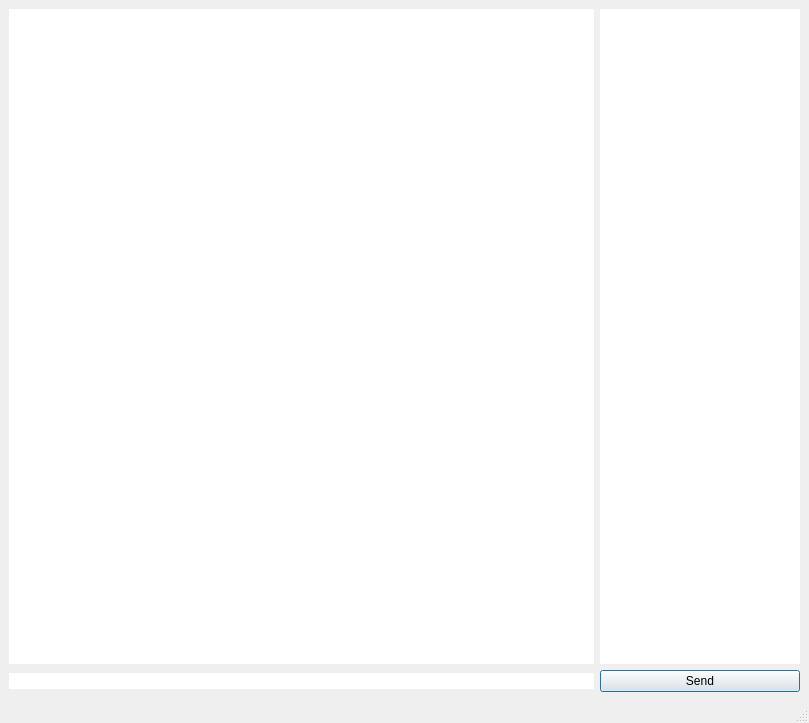
<?xml version="1.0" encoding="UTF-8"?>
<ui version="4.0">
 <class>RoomWindow</class>
 <widget class="QMainWindow" name="RoomWindow">
  <property name="geometry">
   <rect>
    <x>0</x>
    <y>0</y>
    <width>809</width>
    <height>723</height>
   </rect>
  </property>
  <property name="windowTitle">
   <string>Tv'Ease</string>
  </property>
  <property name="windowIcon">
   <iconset resource="source.qrc">
    <normaloff>:/img/images/logo.png</normaloff>:/img/images/logo.png</iconset>
  </property>
  <property name="styleSheet">
   <string notr="true">background-image: url(:/img/images/background.jpg);</string>
  </property>
  <widget class="QWidget" name="centralwidget">
   <layout class="QGridLayout" name="gridLayout">
    <item row="0" column="0">
     <widget class="QTextEdit" name="txtChat">
      <property name="styleSheet">
       <string notr="true">border : none ;
background-color: none;
color : #333770 ;
background-image: url();

    </string>
      </property>
      <property name="readOnly">
       <bool>true</bool>
      </property>
     </widget>
    </item>
    <item row="0" column="1">
     <widget class="QListWidget" name="listUsers">
      <property name="maximumSize">
       <size>
        <width>200</width>
        <height>16777215</height>
       </size>
      </property>
      <property name="styleSheet">
       <string notr="true">border : none ;
background-color: none;
color : #333770 ;
background-image: url();

    </string>
      </property>
     </widget>
    </item>
    <item row="1" column="0">
     <widget class="QLineEdit" name="txtInput">
      <property name="styleSheet">
       <string notr="true">border : none ;
background-color: none;
color : #333770 ;
background-image: url();

    </string>
      </property>
     </widget>
    </item>
    <item row="1" column="1">
     <widget class="QPushButton" name="btnSend">
      <property name="text">
       <string>Send</string>
      </property>
      <property name="autoDefault">
       <bool>true</bool>
      </property>
      <property name="default">
       <bool>true</bool>
      </property>
     </widget>
    </item>
   </layout>
  </widget>
  <widget class="QMenuBar" name="menubar">
   <property name="geometry">
    <rect>
     <x>0</x>
     <y>0</y>
     <width>809</width>
     <height>22</height>
    </rect>
   </property>
  </widget>
  <widget class="QStatusBar" name="statusbar"/>
 </widget>
 <resources>
  <include location="source.qrc"/>
 </resources>
 <connections/>
</ui>
